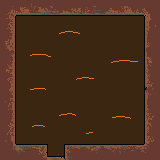

A 2D game scene composited from a Tiled map and its tileset images. What follows is a short description and the map's XML, with every tile layer's data as written:
An orthogonal 10x10 tile map with 16x16 px tiles, 1 tile layer (Capa de patrones 1) and 2 objects (Entrada, Mate).

<map version="1.10" tiledversion="1.12.2" orientation="orthogonal" renderorder="right-down" width="10" height="10" tilewidth="16" tileheight="16" infinite="0" nextlayerid="3" nextobjectid="3">
 <tileset firstgid="1" source="spritesheetInteriorCave.tsx" />
 <layer id="1" name="Capa de patrones 1" width="10" height="10">
  <data encoding="csv">
1,2,3,4,5,6,7,8,9,10,
11,12,13,14,15,16,17,18,19,20,
21,22,23,24,25,26,27,28,29,30,
31,32,33,34,35,36,37,38,39,40,
41,42,43,44,45,46,47,48,49,50,
51,52,53,54,55,56,57,58,59,60,
61,62,63,64,65,66,67,68,69,70,
71,72,73,74,75,76,77,78,79,80,
81,82,83,84,85,86,87,88,89,90,
91,92,93,94,95,96,97,98,99,100
</data>
 </layer>
 <objectgroup id="2" name="Cueva">
  <object id="1" name="Entrada" x="55.3333" y="148.333">
   <point />
  </object>
  <object id="2" name="Mate" x="122.333" y="36.3333">
   <point />
  </object>
 </objectgroup>
</map>
